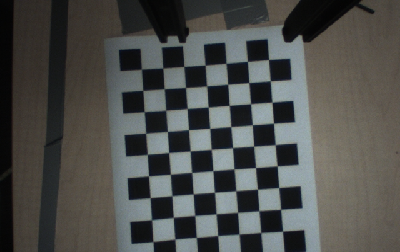
#> input picture src/computer_vision/src/cc.png, 400 x 252 px
$ python calibration_new.py
#> lines starting #> are read from the running program, lines starting #| are printed output that depends on the picture; after the words box and inside, x2 and y2 are one past the last pixel; in counts of white or black regions, pixels touching at a corner belong together
import numpy as np
import cv2

# https://www.geeksforgeeks.org/camera-calibration-with-python-opencv/

CHECKERBOARD = (7,9)


# stop the iteration when specified
# accuracy, epsilon, is reached or
# specified number of iterations are completed.
criteria = (cv2.TERM_CRITERIA_EPS +
            cv2.TERM_CRITERIA_MAX_ITER, 30, 0.001)


# Vector for 3D points
obj_points = []

# Vector for 2D points
img_points = []


#  3D points real world coordinates
objectp3d = np.zeros((1, CHECKERBOARD[0]
                      * CHECKERBOARD[1],
                      3), np.float32)
objectp3d[0, :, :2] = np.mgrid[0:CHECKERBOARD[0],
                               0:CHECKERBOARD[1]].T.reshape(-1, 2)


filename = "cc.png"
image = cv2.imread(filename)
#> image is the input picture: shape (252, 400, 3); mean B, G, R 75.7, 78.3, 77.3
grayColor = cv2.cvtColor(image, cv2.COLOR_BGR2GRAY)

# Find the chess board corners
# If desired number of corners are
# found in the image then ret = true
ret, corners = cv2.findChessboardCorners(
                grayColor, CHECKERBOARD,
                cv2.CALIB_CB_ADAPTIVE_THRESH
                + cv2.CALIB_CB_FAST_CHECK +
                cv2.CALIB_CB_NORMALIZE_IMAGE)
#> ret = True; corners = 63 rows, first 8: [141.4, 69.03], [162.7, 68.14], [183.6, 66.43], [205.3, 65.39], [225.8, 63.36], [247.4, 61.4], [268.5, 59.47], [142.8, 90.41]

# If desired number of corners can be detected then,
# refine the pixel coordinates and display
# them on the images of checker board
if ret == True:
    obj_points.append(objectp3d)

    # Refining pixel coordinates
    # for given 2d points.
    corners2 = cv2.cornerSubPix(
        grayColor, corners, (11, 11), (-1, -1), criteria)
#> corners2 = 63 rows, first 8: [141.4, 69.1], [162.9, 68.14], [183.7, 66.42], [205.3, 65.31], [225.9, 63.36], [247.6, 61.39], [268.4, 59.44], [142.8, 90.45]

    img_points.append(corners2)

    # Draw and display the corners
    image = cv2.drawChessboardCorners(image,
                                        CHECKERBOARD,
                                        corners2, ret)
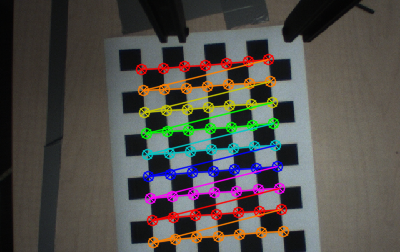
#> image: shape (252, 400, 3); 10.98% of pixels changed, all inside (x1, y1, x2, y2) = (135, 53, 290, 249)
else:
    print("Failed")

cv2.imshow('img', image)
cv2.waitKey(0)

cv2.destroyAllWindows()

ret, matrix, distortion, r_vecs, t_vecs = cv2.calibrateCamera(
    obj_points, img_points, grayColor.shape[::-1], None, None)
#> ret = 0.267; matrix = [[2087.7, 0, 195.4], [0, 2100.4, 45.22], [0, 0, 1]]; distortion = [[6.45, -141.2, -0.163, -0.0218, -0.503]]; r_vecs = ([-0.0228, -0.0532, -0.0743],); t_vecs = ([-2.53, 1.14, 97.91],)

Lcam = matrix.dot(np.hstack((cv2.Rodrigues(r_vecs[0])[0],t_vecs[0])))
#> Lcam = [[2089.6, 152.1, 85.96, 13840.6], [-152.2, 2093.1, 97.18, 6812.8], [0.054, -0.0208, 0.998, 97.91]]

# np.savez("intrinsics",
#     matrix=matrix, distortion=distortion,
#     r_vecs=r_vecs, t_vecs=t_vecs, Lcam=Lcam,
#     obj_points=obj_points, img_points=img_points)

# 7.4 in x 9.7 in
# 8 x 11 squares
